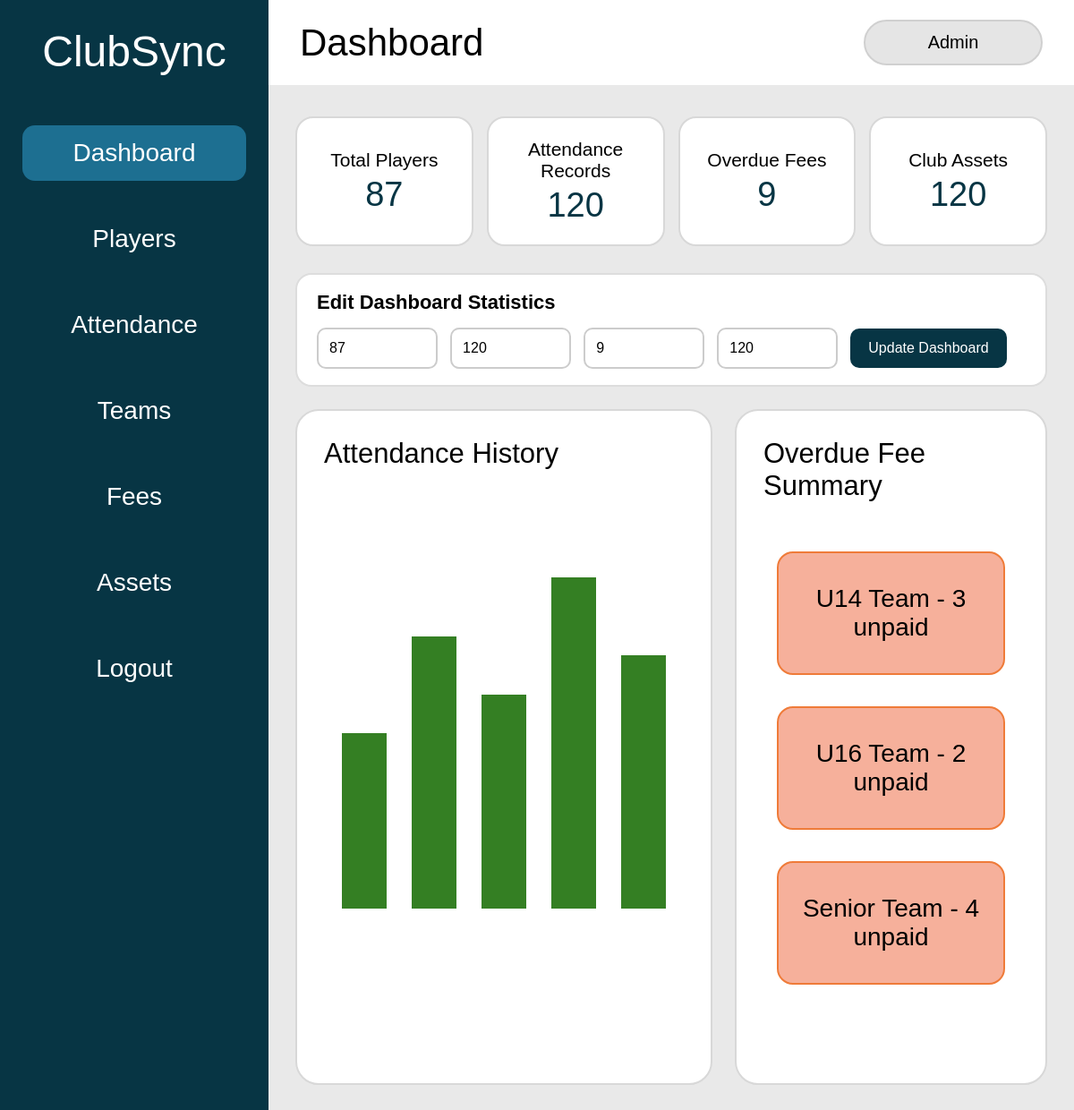
The page /dashboard (signed in) on the database as committed earlier.
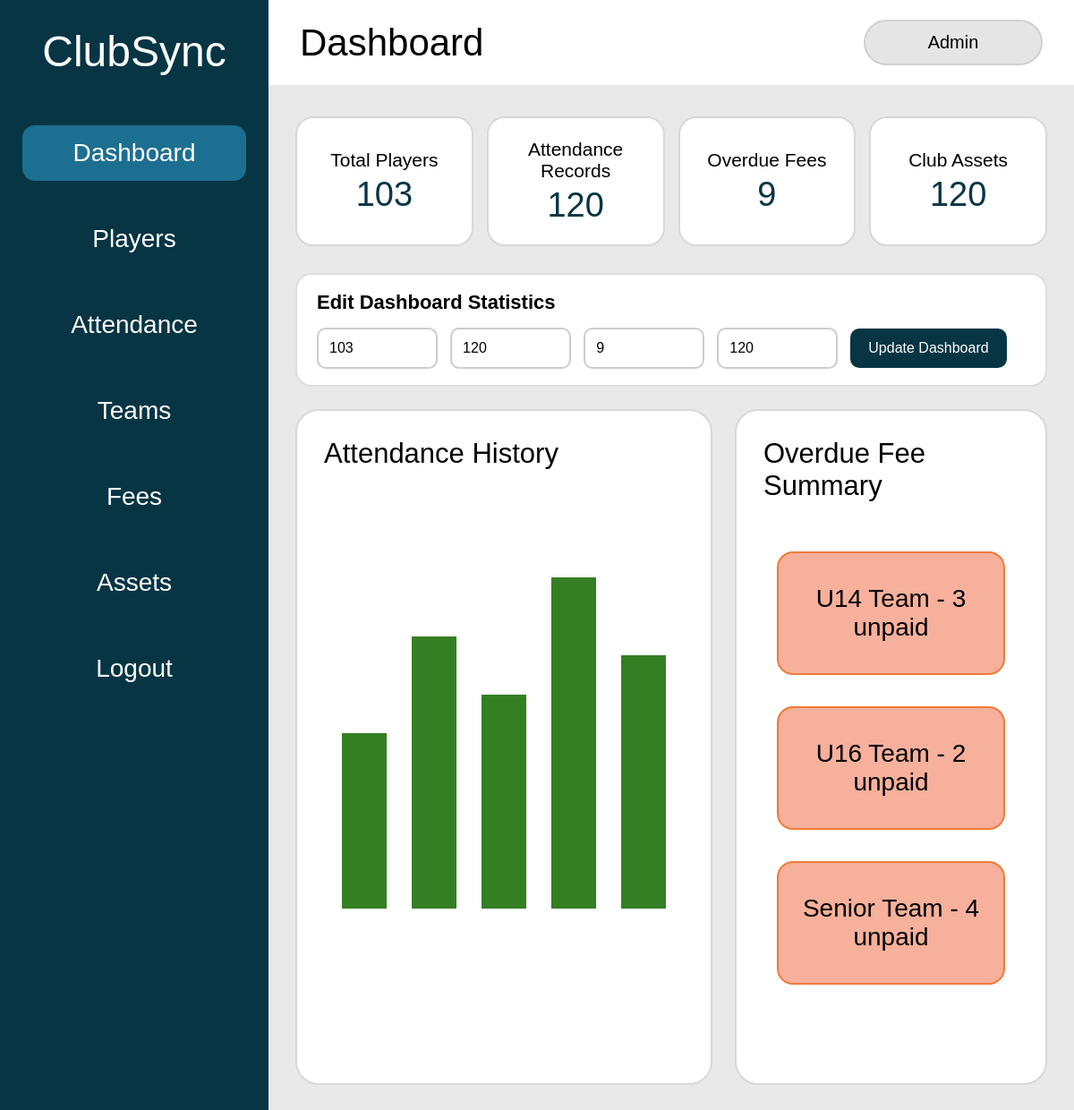
The same page on the database as committed later.
### tables this page shows
CREATE TABLE dashboard_stats (
    stat_id INTEGER PRIMARY KEY AUTOINCREMENT,
    total_players INTEGER NOT NULL,
    attendance_records INTEGER NOT NULL,
    overdue_fees INTEGER NOT NULL,
    club_assets INTEGER NOT NULL
);

### app.py (the view, shortened to what this page needs)
@app.route("/dashboard", methods=["GET", "POST"])
def dashboard():
    if "role" not in session:
        return redirect(url_for("login"))
    if session["role"] == "Viewer":
        return redirect(url_for("viewer"))
    stats = get_dashboard_stats()
    return render_template("dashboard.html", stats=stats)

### app.py (called while the page is built)
def get_dashboard_stats():
    connection = sqlite3.connect("clubsync.db")
    connection.row_factory = sqlite3.Row
    cursor = connection.cursor()
    cursor.execute("SELECT * FROM dashboard_stats WHERE stat_id = 1")
    stats = cursor.fetchone()
    connection.close()
    return stats

### templates/dashboard.html (shortened to what this page needs)
<!DOCTYPE html>
<html>
<head>
    <link rel="stylesheet" href="{{ url_for('static', filename='css/style.css') }}">
</head>
<body>
<div class="app-layout">
    <aside class="sidebar">
        <h1>ClubSync</h1>
        <nav>
            <a class="active" href="/dashboard">Dashboard</a>
            <a href="#">Players</a>
            <a href="#">Attendance</a>
            <a href="#">Teams</a>
            <a href="#">Fees</a>
            <a href="#">Assets</a>
            <a href="/logout">Logout</a>
        </nav>
    </aside>
    <main class="main-content">
        <div class="top-bar">
            <div>
                <h2>Dashboard</h2>
            </div>
            <div class="user-box">
                {{ session["role"] }}
            </div>
        </div>
        <section class="summary-grid">
            <div class="summary-card">
                <h3>Total Players</h3>
                <p>{{ stats["total_players"] }}</p>
            </div>
            <div class="summary-card">
                <h3>Attendance Records</h3>
                <p>{{ stats["attendance_records"] }}</p>
            </div>
            <div class="summary-card">
                <h3>Overdue Fees</h3>
                <p>{{ stats["overdue_fees"] }}</p>
            </div>
            <div class="summary-card">
                <h3>Club Assets</h3>
                <p>{{ stats["club_assets"] }}</p>
            </div>
        </section>
        {% if session["role"] == "Admin" %}
        <form method="POST" class="edit-dashboard-form">
            <h3>Edit Dashboard Statistics</h3>
            <input type="number" name="total_players" value="{{ stats['total_players'] }}" required>
            <input type="number" name="attendance_records" value="{{ stats['attendance_records'] }}" required>
            <input type="number" name="overdue_fees" value="{{ stats['overdue_fees'] }}" required>
            <input type="number" name="club_assets" value="{{ stats['club_assets'] }}" required>
            <button type="submit">Update Dashboard</button>
        </form>
        {% endif %}
        <section class="dashboard-sections">
            <div class="panel large-panel">
                <h3>Attendance History</h3>
                <div class="fake-chart">
                    <div style="height: 45%;"></div>
                    <div style="height: 70%;"></div>
                    <div style="height: 55%;"></div>
                    <div style="height: 85%;"></div>
                    <div style="height: 65%;"></div>
                </div>
            </div>
            <div class="panel">
                <h3>Overdue Fee Summary</h3>
                <ul class="fee-list">
                    <li>U14 Team - 3 unpaid</li>
                    <li>U16 Team - 2 unpaid</li>
                    <li>Senior Team - 4 unpaid</li>
                </ul>
            </div>
        </section>
    </main>
</div>
</body>
</html>

### static/css/style.css (style rules this page uses)
* { margin: 0; padding: 0; box-sizing: border-box; }
body { font-family: Arial, Helvetica, sans-serif; }
.app-layout { display: flex; min-height: 100vh; background: #e9e9e9; }
.sidebar { width: 300px; min-height: 100vh; background: #073544; color: white; padding: 30px 25px; flex-shrink: 0; }
.sidebar h1 { font-size: 48px; font-weight: 400; text-align: center; margin-bottom: 8px; }
.sidebar nav { margin-top: 55px; }
.sidebar nav a { display: block; color: white; text-decoration: none; padding: 15px; margin-bottom: 34px; border-radius: 14px; font-size: 28px; text-align: center; }
.sidebar nav a:hover, .sidebar nav a.active { background: #1d6f91; }
.main-content { flex: 1; min-width: 0; padding: 0 30px 30px; }
.top-bar { height: 95px; background: white; margin: 0 -30px 35px; padding: 20px 35px; display: flex; justify-content: space-between; align-items: center; }
.top-bar h2 { font-size: 42px; font-weight: 400; }
.user-box { background: #e5e5e5; border: 2px solid #d0d0d0; padding: 12px 28px; border-radius: 30px; font-size: 20px; text-align: center; min-width: 200px; }
.summary-grid { display: grid; grid-template-columns: repeat(4, 1fr); gap: 35px; margin-bottom: 30px; }
.summary-card { background: white; border: 2px solid #d8d8d8; border-radius: 20px; min-height: 145px; padding: 20px; display: flex; flex-direction: column; justify-content: center; align-items: center; text-align: center; }
.summary-card h3 { font-size: 27px; font-weight: 400; margin-bottom: 5px; }
.summary-card p { font-size: 38px; font-weight: 400; color: #073544; }
.edit-dashboard-form { background: white; border: 2px solid #ddd; border-radius: 18px; padding: 18px 22px; margin-bottom: 25px; }
.edit-dashboard-form h3 { font-size: 22px; margin-bottom: 15px; }
.edit-dashboard-form input { width: 17%; padding: 12px; margin-right: 10px; border: 2px solid #ccc; border-radius: 10px; font-size: 16px; }
.edit-dashboard-form button { padding: 13px 20px; border: none; border-radius: 10px; background: #073544; color: white; font-size: 16px; cursor: pointer; }
.dashboard-sections { display: grid; grid-template-columns: 1.15fr 1fr; gap: 25px; width: 100%; }
.panel { background: white; border: 2px solid #d8d8d8; border-radius: 26px; padding: 30px; min-height: 600px; }
.panel h3 { font-size: 31px; font-weight: 400; margin-bottom: 10px; }
.fake-chart { height: 500px; display: flex; align-items: flex-end; gap: 28px; padding: 45px 20px 20px; }
.fake-chart div { flex: 1; background: #347f23; min-width: 50px; }
.fee-list { list-style: none; padding: 45px 15px; margin: 0; }
.fee-list li { background: #f6b09b; border: 2px solid #ef7b39; border-radius: 18px; padding: 35px 25px; margin-bottom: 35px; text-align: center; font-size: 28px; }
@media (max-width: 1200px) { .summary-grid { gap: 15px; } }
@media (max-width: 1200px) { .summary-card h3 { font-size: 21px; } }
@media (max-width: 1200px) { .dashboard-sections { grid-template-columns: 1fr 1fr; } }
@media (max-width: 1200px) { .panel { min-height: 550px; } }

Rows that differ between the two databases and show on the page:
changed dashboard_stats: total_players "87" → "103"
